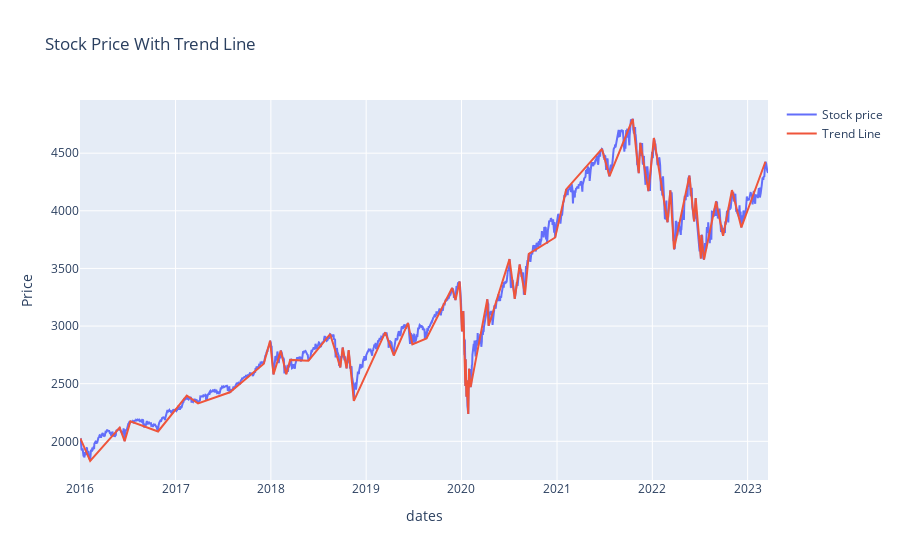

Source (notebook cell):
### Code cell
def distance(x1, y1, x2, y2, xn, yn):
    new_y = (((y2-y1)/(x2-x1))*(xn-x1))+y1
    diff = abs(new_y - yn)
    return diff
def loop_to_flat(x2, y2, index, prices, dates):
    new_xs = [x2[0]]
    new_ys = [y2[0]]
    new_index = [index[0]]
    need_back = False
    for i in range(1, len(x2)):
        
        date = x2[i]
        lastDate = x2[i-1]
        difference = (date - lastDate).days
        #slope = ((prices[index[i-1]]-prices[index[i]])/(dates[index[i-1]]-dates[index[i]]).days)
        if difference > 150:# and abs(slope) < 1.5:
            temp_max = 0
            temp_max_i = 0
            need_back = True
            for j in range(index[i-1], index[i]):
                abs_diff = distance(index[i-1], prices[index[i-1]], index[i], prices[index[i]], j, prices[j])
                if abs_diff > temp_max:
                    temp_max = abs_diff
                    temp_max_i = j
            new_xs.append(dates[temp_max_i])
            new_ys.append(prices[temp_max_i])
            new_index.append(temp_max_i)
        new_xs.append(x2[i])
        new_ys.append(y2[i])
        new_index.append(index[i])
    return new_xs, new_ys, new_index, need_back
def directional_change2(prices: np.array, dates: np.array, sigma:float= 0.03):
    nextUp = True
    tmp_max = 0
    tmp_min = 0
    tmp_max_i = 0
    tmp_min_i = 0
    x2 = [dates[0]]
    y2 = [prices[0]]
    index = [0]
    for i in range(len(prices)):
        if nextUp:
            if prices[i]>tmp_max:
                tmp_max = prices[i]
                tmp_max_i = i
            elif prices[i]<tmp_max-tmp_max*sigma:
                x2.append(dates[tmp_max_i])
                y2.append(tmp_max)
                index.append(tmp_max_i)
                nextUp = False
                tmp_min = prices[i]
                tmp_min_i = i

        elif not nextUp:
            if prices[i]<tmp_min:
                tmp_min = prices[i]
                tmp_min_i = i
            elif prices[i]>tmp_min+tmp_min*sigma:
                x2.append(dates[tmp_min_i])
                y2.append(tmp_min)
                index.append(tmp_min_i)
                nextUp = True
                tmp_max = prices[i]
                tmp_max_i = i
    if nextUp:
        x2.append(dates[tmp_max_i])
        y2.append(tmp_max)
        index.append(tmp_max_i)
    else:
        x2.append(dates[tmp_min_i])
        y2.append(tmp_min)
        index.append(tmp_min_i)
    return_needback = False
    return_x, return_y, return_index, return_needback = loop_to_flat(x2, y2, index, prices, dates)
    while return_needback:
        x2_copy = copy.deepcopy(return_x)
        y2_copy = copy.deepcopy(return_y)
        index_copy = copy.deepcopy(return_index)

        return_x = []
        return_y = []
        return_index=[]
        return_x, return_y, return_index, return_needback = loop_to_flat(x2_copy, y2_copy, index_copy, prices, dates)
    return return_x, return_y

x2, y2 = directional_change2(px_arr_,date_arr, 0.05)
x, y = directional_change(px_arr_,date_arr, 0.05)
fig = go.Figure()

# add the line trace using add_trace() method

fig.add_trace(go.Scatter(x = date_arr, y=px_arr_, mode='lines', name='Stock price'))

# add the scatter trace using add_trace() method
fig.add_trace(go.Scatter(x=x2, y=y2, mode='lines', name='Trend Line'))
#fig.add_trace(go.Scatter(x=x, y=y, mode='lines', name='Trend Line'))

# customize the layout
fig.update_layout(title='Stock Price With Trend Line',
                  xaxis_title='dates',
                  yaxis_title='Price')

# show the figure
fig.show()

### Figure 1 — Plotly figure (JSON) as saved in the notebook; plotly's stock layout.template omitted (floating-point values rounded to 4 significant figures; data arrays with more than 128 entries replaced by an {"elided": "..."} marker saying what was removed)
{"data": [{"mode": "lines", "name": "Stock price", "type": "scatter", "x": {"elided": "1952 str values"}, "y": {"elided": "1882 float values"}}, {"mode": "lines", "name": "Trend Line", "type": "scatter", "x": ["2016-01-01", "2016-01-04", "2016-02-09", "2016-06-01", "2016-06-20", "2016-07-12", "2016-10-26", "2017-02-13", "2017-03-28", "2017-07-28", "2017-12-05", "2017-12-29", "2018-01-11", "2018-02-08", "2018-03-01", "2018-03-16", "2018-05-25", "2018-08-16", "2018-09-24", "2018-10-03", "2018-10-18", "2018-10-26", "2018-11-15", "2019-03-15", "2019-04-17", "2019-06-10", "2019-06-27", "2019-08-20", "2019-11-26", "2019-12-09", "2019-12-25", "2020-01-03", "2020-01-08", "2020-01-16", "2020-01-17", "2020-01-20", "2020-01-21", "2020-01-27", "2020-01-30", "2020-02-05", "2020-04-09", "2020-04-14", "2020-07-03", "2020-07-23", "2020-08-11", "2020-08-31", "2020-09-15", "2020-12-25", "2021-02-05", "2021-06-22", "2021-07-21", "2021-10-18", "2021-11-10", "2021-11-16", "2021-12-17", "2022-01-07", "2022-02-28", "2022-03-11", "2022-03-25", "2022-05-23", "2022-06-10", "2022-06-16", "2022-07-06", "2022-07-08", "2022-07-18", "2022-09-02", "2022-09-29", "2022-11-02", "2022-12-08", "2023-03-10"], "y": [2013.0, 2017.0, 1829.0, 2119.0, 2001.0, 2173.0, 2085.0, 2396.0, 2329.0, 2426.0, 2674.0, 2873.0, 2581, 2787.0, 2582.0, 2706.0, 2700.0, 2931.0, 2641.0, 2814.0, 2633.0, 2790.0, 2351.0, 2946.0, 2744.0, 3026.0, 2841.0, 2893.0, 3330.0, 3226.0, 3386.0, 2954.0, 3130.0, 2481.0, 2711.0, 2386.0, 2529.0, 2237.0, 2630.0, 2470.0, 3232.0, 3002.0, 3581.0, 3237.0, 3534.0, 3270.0, 3627.0, 3768.0, 4185.0, 4537.0, 4300.0, 4797.0, 4327.0, 4589.0, 4171.0, 4632.0, 3901.0, 4177.0, 3667.0, 4305.0, 3908.0, 4110.0, 3586.0, 3791.0, 3577.0, 4080.0, 3783.0, 4180.0, 3856.0, 4426.0]}], "layout": {"title": {"text": "Stock Price With Trend Line"}, "xaxis": {"title": {"text": "dates"}}, "yaxis": {"title": {"text": "Price"}}}}
